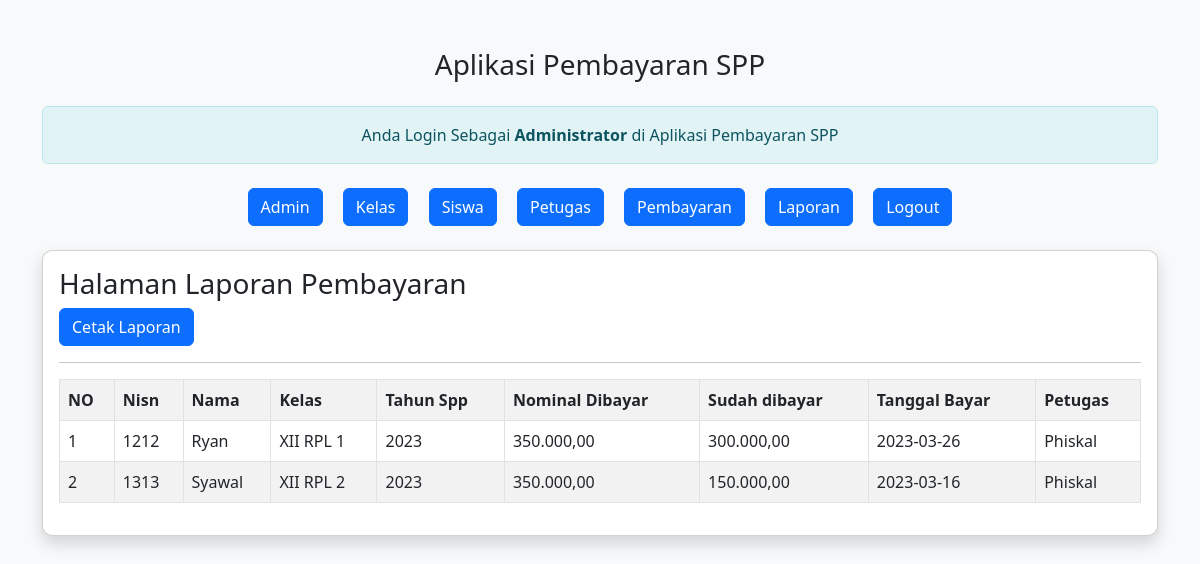
The page /spp-ilham/admin/admin.php?url=laporan on the database its author committed.
### tables this page shows
CREATE TABLE `pembayaran` (
  `id_pembayaran` int(11) NOT NULL,
  `id_petugas` int(11) NOT NULL,
  `nisn` varchar(10) NOT NULL,
  `tgl_bayar` date NOT NULL,
  `bulan_dibayar` varchar(8) NOT NULL,
  `tahun_dibayar` varchar(4) NOT NULL,
  `id_spp` int(11) NOT NULL,
  `jumlah_bayar` int(11) NOT NULL
);

CREATE TABLE `siswa` (
  `nisn` char(10) NOT NULL,
  `nis` char(8) NOT NULL,
  `nama` varchar(35) NOT NULL,
  `id_kelas` int(11) NOT NULL,
  `alamat` text NOT NULL,
  `no_telp` varchar(13) NOT NULL,
  `id_spp` int(11) NOT NULL
);

CREATE TABLE `kelas` (
  `id_kelas` int(11) NOT NULL,
  `nama_kelas` varchar(10) NOT NULL,
  `kompetensi_keahlian` varchar(50) NOT NULL
);

CREATE TABLE `spp` (
  `id_spp` int(11) NOT NULL,
  `tahun` int(11) NOT NULL,
  `nominal` int(11) NOT NULL
);

CREATE TABLE `petugas` (
  `id_petugas` int(11) NOT NULL,
  `username` varchar(25) NOT NULL,
  `password` varchar(32) NOT NULL,
  `nama_petugas` varchar(35) NOT NULL,
  `level` enum('admin','petugas') NOT NULL
);

### spp-ilham/admin/laporan.php (the view)
<h3>Halaman Laporan Pembayaran</h3>
<a href="cetak.php" target="_blank" class="btn btn-primary">Cetak Laporan</a>
<hr>
<table class="table table-striped table-bordered">
    <tr class="fw-bold">
        <td>NO</td>
        <td>Nisn</td>
        <td>Nama</td>
        <td>Kelas</td>
        <td>Tahun Spp</td>
        <td>Nominal Dibayar</td>
        <td>Sudah dibayar</td>
        <td>Tanggal Bayar</td>
        <td>Petugas</td>
      </tr>
<?php
include'../koneksi.php';
$no = 1;
$sql = "SELECT*FROM pembayaran,siswa,kelas,spp,petugas WHERE pembayaran.nisn=siswa.nisn AND siswa.id_kelas=kelas.id_kelas AND pembayaran.id_spp=spp.id_spp AND pembayaran.id_petugas=petugas.id_petugas  ORDER BY tgl_bayar DESC";
$query = mysqli_query($koneksi, $sql);
foreach($query as $data){
    ?>
    <tr>
    <td><?= $no++; ?></td>
    <td><?= $data['nisn'] ?></td>
    <td><?= $data['nama'] ?></td>
    <td><?= $data['nama_kelas'] ?></td>
    <td><?= $data['tahun'] ?></td>
    <td><?= number_format($data['nominal'],2,',','.' );?>
    <td><?= number_format($data['jumlah_bayar'],2,',','.' );?></td>
    <td><?= $data['tgl_bayar'] ?></td>
    <td><?= $data['nama_petugas'] ?></td>
    </tr>
    <?php } ?>
</table>

### spp-ilham/admin/admin.php (shortened to what this page needs)
                        <?php
                        $file = @$_GET['url'];
                        if (empty($file)) {
                            echo "<h4>Selamat Datang Di Halaman Administrator</h4>";
                            echo "Aplikasi Pembayaran SPP digunakan untuk mempermudah dalam mencatat pembayaran siswa / siswi disekolah.";
                        } else {
                            include $file . '.php';
                        }
                        ?>
<!DOCTYPE html>
<html>
<head>
    <link href="../css/bootstrap.min.css" rel="stylesheet">
</head>
<body>
    <div class="container mt-5">
        <h3 class="text-center mb-4">Aplikasi Pembayaran SPP</h3>
        <div class="alert alert-info text-center">
            Anda Login Sebagai <strong>Administrator</strong> di Aplikasi Pembayaran SPP
        </div>
        <div class="text-center mt-4">
            <a href="admin.php" class="btn btn-primary mx-2">Admin</a>
            <a href="admin.php?url=kelas" class="btn btn-primary mx-2">Kelas</a>
            <a href="admin.php?url=siswa" class="btn btn-primary mx-2">Siswa</a>
            <a href="admin.php?url=petugas" class="btn btn-primary mx-2">Petugas</a>
            <a href="admin.php?url=pembayaran" class="btn btn-primary mx-2">Pembayaran</a>
            <a href="admin.php?url=laporan" class="btn btn-primary mx-2">Laporan</a>
            <a href="admin.php?url=logout" class="btn btn-primary mx-2">Logout</a>
        </div>
        <div class="card mt-4">
            <div class="card-body">
                <?php
                $file = @$_GET['url'];
                if (empty($file)) {
                    echo "<h4>Selamat Datang di Halaman Admin</h4>";
                    echo "Aplikasi Pembayaran SPP digunakan untuk mempermudah dalam mencatat pembayaran siswa / siswi di sekolah.";
                } else {
                    include $file . '.php';
                }
                ?>
            </div>
        </div>
    </div>
</body>
</html>

### spp-ilham/admin/admin.php (style rules this page uses)
body { background-color: #f8f9fa; }
.alert-info { background-color: #e2f3f5; color: #0c5460; border-color: #bee5eb; }
.card { border-radius: 10px; box-shadow: 0 0.5rem 1rem rgba(0, 0, 0, 0.15); }

### rows shown on the page
pembayaran: siswa.nisn "1212", siswa.nama "Ryan", kelas.nama_kelas "XII RPL 1", id_spp.tahun "2023", id_spp.nominal "350.000,00", jumlah_bayar "300.000,00", tgl_bayar "2023-03-26", id_petugas.nama_petugas "Phiskal"
pembayaran: siswa.nisn "1313", siswa.nama "Syawal", kelas.nama_kelas "XII RPL 2", id_spp.tahun "2023", id_spp.nominal "350.000,00", jumlah_bayar "150.000,00", tgl_bayar "2023-03-16", id_petugas.nama_petugas "Phiskal"
